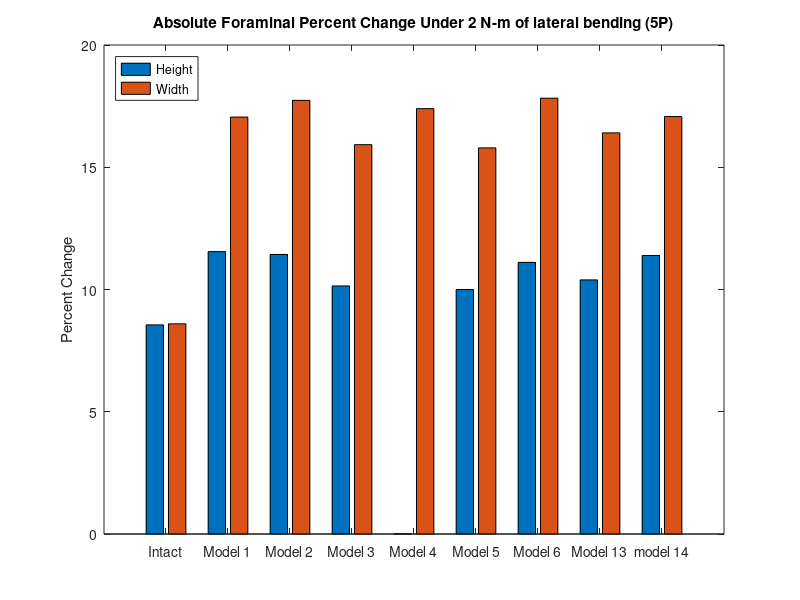
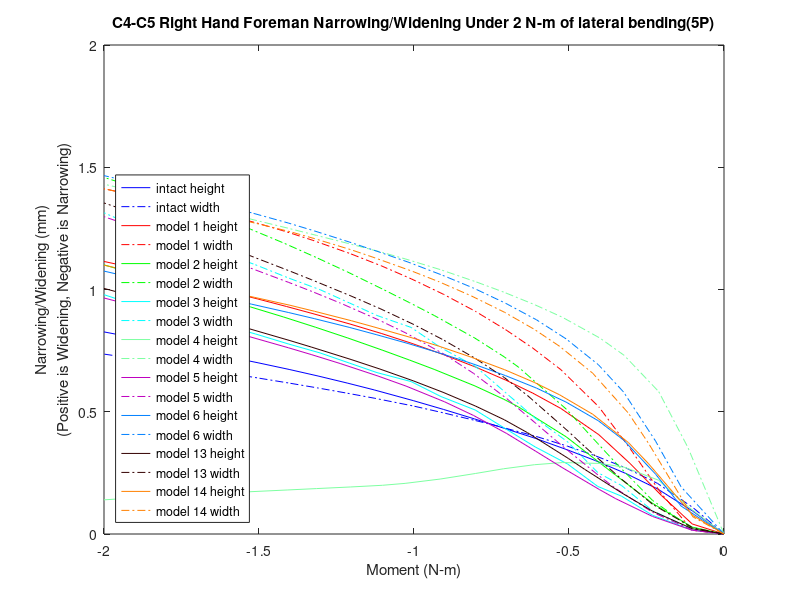

Reproduce these figures in MATLAB, in order.
%% foreman height and witdth narrowing/widening 
% for all models for the c5-c6 left hand side foreman under lateral bending (5P)
% 20212,40296,25651,42160
k=21;
zero1=[0 0 0 0 0 0 0 0 0 0 0 0 0 0 0 0 0 0 0 0 0];

mag15y=zero1;
mag15x=zero1;
width15=zero1;
height15=zero1;

mag14y=zero1;
mag14x=zero1;
width14=zero1;
height14=zero1;

mag13y=zero1;
mag13x=zero1;
width13=zero1;
height13=zero1;

mag6y=zero1;
mag6x=zero1;
width6=zero1;
height6=zero1;

mag5y=zero1;
mag5x=zero1;
width5=zero1;
height5=zero1;

mag4y=zero1;
mag4x=zero1;
width4=zero1;
height4=zero1;

mag3y=zero1;
mag3x=zero1;
width3=zero1;
height3=zero1;


mag2y=zero1;
mag2x=zero1;
width2=zero1;
height2=zero1;

mag1y=zero1;
mag1x=zero1;
width1=zero1;
height1=zero1;
% 20212,40296,25651,42160
%% model15_intact_TLC_5P
t15=[2 2.05 2.10719 2.15841 2.20749 2.25204 2.30359 2.36468 2.40251 2.45207 2.50137 2.56422 2.60772 2.65475 2.70141 2.75163 2.81747 2.85415 2.90465 2.96581 3 ];

% 20212
aa1=-10.8616+[0.237303 0.645569 1.10732 1.54552 1.98382 2.39664 2.87209 3.40502 3.72928 4.12287 4.459 4.77427 4.96122 5.14663 5.32208 5.49679 5.71039 5.82682 5.98255 6.16225 6.26055 ];
aa2=446.379+[0.413703 -0.296477 -0.524341 -0.428427 -0.15014 0.213622 0.702841 1.28842 1.65778 2.12376 2.53568 2.92142 3.13006 3.32623 3.49948 3.6751 3.89994 4.02581 4.19884 4.4059 4.52036];
aa3=-704.985+[-0.501412 -0.259452 -0.0469087 0.111671 0.244825 0.351574 0.458094 0.556839 0.608027 0.662943 0.709937 0.767817 0.80685 0.848328 0.888972 0.930684 0.982056 1.00923 1.04524 1.08545 1.10648];

% 40296
ab1=-12.2381+[0.123435 0.361 0.642345 0.916586 1.19519 1.46204 1.77375 2.12551 2.34097 2.60117 2.8211 3.02098 3.13832 3.25736 3.37072 3.48334 3.6203 3.695 3.79554 3.91144 3.9747];
ab2=446.122+[0.252332 -0.256139 -0.427299 -0.379895 -0.206514 0.0307231 0.353529 0.73885 0.983058 1.29074 1.5621 1.80766 1.93769 2.06453 2.17809 2.2941 2.44456 2.52985 2.64719 2.78735 2.86532];
ab3=-714.556+[-0.468917 -0.299893 -0.148595 -0.0210456 0.0954247 0.196109 0.303344 0.412592 0.473973 0.544084 0.605115 0.672241 0.715769 0.759394 0.802078 0.846125 0.900936 0.93028 0.968826 1.01204 1.03544];

% 25651
ac1=-9.36067+[0.270513 0.698386 1.18356 1.64254 2.09935 2.52788 3.02092 3.57143 3.90505 4.30732 4.6503 4.97156 5.16185 5.34905 5.52557 5.70133 5.91635 6.03356 6.19039 6.37144 6.47035];
ac2=443.597+[0.404337 -0.258137 -0.452092 -0.336711 -0.0466819 0.323938 0.81847 1.40777 1.77871 2.24435 2.65549 3.04022 3.24905 3.44503 3.61842 3.79423 4.01927 4.14517 4.31817 4.52509 4.63943];
ac3=-706.266+[-0.440591 -0.279071 -0.10856 0.035619 0.167518 0.279588 0.397032 0.510235 0.570025 0.63671 0.694142 0.761909 0.804913 0.849116 0.890842 0.933492 0.98625 1.01434 1.05181 1.09403 1.11607];

% 42160
ad1=-14.6392+[0.138744 0.411853 0.72643 1.02916 1.33519 1.62753 1.96783 2.35187 2.58639 2.87124 3.11207 3.33214 3.46172 3.59317 3.71873 3.84341 3.995 4.07773 4.18894 4.31697 4.38699];
ad2=448.856+[0.338222 -0.247361 -0.447059 -0.399217 -0.208271 0.0546971 0.413821 0.843579 1.11539 1.46042 1.76543 2.04386 2.19132 2.33455 2.46237 2.59293 2.76208 2.85787 2.98956 3.14676 3.23406];
ad3=-710.316+[-0.51616 -0.275955 -0.0877778 0.0551988 0.175458 0.273395 0.372317 0.46924 0.522092 0.579634 0.628269 0.682833 0.720314 0.75863 0.797303 0.836981 0.88562 0.91132 0.944656 0.981301 1.00111];

ya1=aa1-ab1;
ya2=aa2-ab2;
ya3=aa3-ab3;
xa1=ad1-ac1;
xa2=ad2-ac2;
xa3=ad3-ac3;
x15=[xa1',xa2',xa3'];
y15=[ya1',ya2',ya3'];

for n=1:k
    mag15x(n)=sqrt(x15(n,1)^2+x15(n,2)^2+x15(n,3)^2);
end
for n=1:k
    mag15y(n)=sqrt(y15(n,1)^2+y15(n,2)^2+y15(n,3)^2);
end
for n=1:k
    width15(n)=mag15x(1,1)-mag15x(1,n);
end
for n=1:k
    height15(n)=mag15y(1,1)-mag15y(1,n);
end

%% model1_slideslide_tether/S2_5P
t1=[2 2.05126 2.10091 2.15165 2.20195 2.26309 2.30825 2.35242 2.40115 2.45206 2.50453 2.55201 2.60315 2.66299 2.70555 2.75188 2.8058 2.85226 2.9048 2.95124 3];
% 20212
ae1=-10.8616+[-0.322039 -0.165789 0.0781981 0.410806 0.812012 1.3632 1.79186 2.21459 2.67207 3.13921 3.6064 4.01524 4.44273 4.92112 5.23568 5.53982 5.84466 6.06698 6.2884 6.46835 6.64411];
ae2=446.379+[1.21324 0.846398 0.506397 0.170873 -0.125269 -0.393531 -0.519136 -0.577993 -0.563275 -0.46369 -0.273864 -0.0336133 0.290204 0.736411 1.08264 1.4694 1.9077 2.2698 2.65878 2.97954 3.29369 ];
ae3=-704.985+[-0.790441 -0.87948 -0.66069 -0.410282 -0.188893 0.0339783 0.174882 0.296472 0.414393 0.523728 0.623431 0.702368 0.776819 0.853155 0.902669 0.953151 1.00707 1.04701 1.08613 1.11586 1.14369];

% 40296
af1=-12.2381+[-0.296706 -0.264046 -0.195681 -0.070622 0.122153 0.428312 0.684876 0.946903 1.23444 1.5319 1.83153 2.09382 2.37248 2.6861 2.89147 3.09115 3.28875 3.42984 3.56386 3.6734 3.78173];
af2=446.122+[0.803328 0.455701 0.231503 0.0388672 -0.137844 -0.326502 -0.42493 -0.476261 -0.475295 -0.415776 -0.292499 -0.133296 0.0869921 0.390935 0.625252 0.889113 1.1863 1.42702 1.68002 1.89463 2.10843];
af3=-714.556+[-0.751604 -0.865272 -0.743412 -0.595591 -0.456445 -0.290828 -0.173149 -0.0658828 0.0435315 0.150987 0.25462 0.342411 0.43052 0.52801 0.594269 0.661309 0.733292 0.78661 0.840133 0.88318 0.92481];

% 25651
ag1=-9.36067+[-0.292646 -0.128953 0.129529 0.478309 0.894854 1.46143 1.89938 2.33012 2.79493 3.26912 3.74251 4.15594 4.58786 5.07009 5.38723 5.6932 5.99943 6.22242 6.44393 6.62417 6.80059];
ag2=443.677+[1.15065 0.801021 0.492911 0.195346 -0.0642724 -0.294329 -0.396016 -0.434703 -0.401821 -0.28734 -0.0869042 0.158896 0.485138 0.929123 1.27133 1.65084 2.07908 2.43218 2.81094 3.12346 3.42998];
ag3=-706.563+[-0.648179 -0.762935 -0.587914 -0.387777 -0.212373 -0.0359001 0.0768166 0.175478 0.273402 0.367651 0.457914 0.533262 0.608479 0.691737 0.749552 0.812389 0.882532 0.936602 0.991278 1.03386 1.07405];

% 42160
ah1=-14.6392+[-0.323489 -0.26825 -0.176327 -0.0251912 0.192466 0.531048 0.812653 1.09858 1.41241 1.73645 2.06316 2.35018 2.65433 2.99724 3.22141 3.43902 3.65442 3.80805 3.95441 4.07414 4.19236];
ah2=448.856+[0.94052 0.539131 0.283891 0.0628047 -0.139521 -0.357938 -0.474358 -0.538489 -0.544333 -0.484557 -0.351997 -0.176455 0.0677993 0.408817 0.672918 0.971855 1.31002 1.58413 1.87242 2.11674 2.35995];
ah3=-710.316+[-0.858051 -0.922063 -0.766131 -0.585059 -0.415556 -0.213364 -0.0710907 0.0565966 0.183723 0.3045 0.41601 0.506013 0.591784 0.680237 0.736624 0.789668 0.84333 0.880431 0.915998 0.943483 0.969317];

xb1=ah1-ag1;
xb2=ah2-ag2;
xb3=ah3-ag3;
yb1=ae1-af1;
yb2=ae2-af2;
yb3=ae3-af3;
y1=[yb1',yb2',yb3'];
x1=[xb1',xb2',xb3'];

for n=1:k
    mag1x(n)=sqrt(x1(n,1)^2+x1(n,2)^2+x1(n,3)^2);
end
for n=1:k
    mag1y(n)=sqrt(y1(n,1)^2+y1(n,2)^2+y1(n,3)^2);
end
for n=1:k
    height1(n)=mag1y(1,1)-mag1y(1,n);
end
for n=1:k
    width1(n)=mag1x(1,1)-mag1x(1,n);
end
%% model2_SlideSlide_NoTether/S2_5P
t2=[2 2.05126 2.11533 2.17471 2.20404 2.25438 2.33159 2.3549 2.4016 2.46738 2.50746 2.55002 2.60679 2.65835 2.71084 2.76368 2.81124 2.86007 2.90407 2.95108 3];

% 20212
ai1=-10.8616+[-0.237609 -0.193265 -0.0887963 0.0612126 0.155431 0.356103 0.763457 0.903668 1.20736 1.67611 1.97762 2.30609 2.75121 3.15999 3.57741 3.99281 4.36119 4.73768 5.07134 5.41413 5.75136];
ai2=446.379+[1.42477 1.27489 1.04451 0.809414 0.689281 0.485744 0.200935 0.122114 -0.0227882 -0.186659 -0.262827 -0.318223 -0.348963 -0.336626 -0.278696 -0.164897 -0.0179814 0.158131 0.350459 0.584657 0.853576 ];
ai3=-704.985+[-0.908536 -0.946269 -0.79775 -0.608722 -0.50798 -0.33535 -0.0954958 -0.0291093 0.095801 0.257661 0.349982 0.442305 0.555942 0.650449 0.738607 0.818623 0.885039 0.949064 1.00514 1.06492 1.12539];

% 40296
aj1=-12.2381+[-0.2408 -0.247864 -0.268056 -0.267446 -0.254527 -0.201078 -0.0214373 0.0506426 0.218127 0.495877 0.680541 0.884709 1.16438 1.4244 1.69397 1.96434 2.20499 2.45315 2.67518 2.90333 3.12729];
aj2=446.122+[0.873877 0.752996 0.60399 0.477056 0.413707 0.30405 0.119079 0.0609542 -0.0517062 -0.190102 -0.258244 -0.311695 -0.35012 -0.355798 -0.325907 -0.253231 -0.155945 -0.0368026 0.0971684 0.259247 0.443336];
aj3=-714.556+[-0.83035 -0.89148 -0.828637 -0.738486 -0.685106 -0.590046 -0.432289 -0.383089 -0.283816 -0.145352 -0.0622606 0.0231839 0.131978 0.226589 0.317908 0.404667 0.48016 0.555414 0.621871 0.693025 0.765488];

% 25651
ak1=-9.36067+[-0.206337 -0.160607 -0.0467705 0.115288 0.216146 0.428671 0.853045 0.998039 1.31066 1.79081 2.09854 2.43303 2.88532 3.29992 3.722 4.14042 4.51057 4.88828 5.22185 5.56377 5.89977];
ak2=443.677+[1.3488 1.20723 0.997782 0.788541 0.682582 0.504401 0.256213 0.18793 0.0634973 -0.0734515 -0.133913 -0.173493 -0.184639 -0.156151 -0.0841496 0.0405105 0.194698 0.376904 0.572356 0.807512 1.07536];
ak3=-706.563+[-0.738806 -0.791569 -0.673413 -0.519867 -0.437886 -0.297849 -0.103122 -0.0494283 0.0510215 0.181436 0.255524 0.329634 0.420969 0.497427 0.5698 0.637309 0.695233 0.75193 0.803626 0.861301 0.922132];

% 42160
al1=-14.6392+[-0.261043 -0.257276 -0.260766 -0.242789 -0.220609 -0.151462 0.0551225 0.135824 0.321645 0.626395 0.828229 1.05116 1.3563 1.63974 1.9334 2.22887 2.49225 2.76362 3.00637 3.25572 3.50021];
al2=448.856+[1.02138 0.879984 0.711211 0.567713 0.495757 0.37163 0.161999 0.0955689 -0.0341948 -0.19537 -0.276083 -0.340759 -0.390443 -0.402931 -0.375676 -0.299629 -0.194955 -0.0661566 0.0803209 0.259432 0.463968 ];
al3=-710.316+[-0.940231 -0.980832 -0.894825 -0.783596 -0.719198 -0.605594 -0.416567 -0.357209 -0.236911 -0.0695015 0.0305503 0.132764 0.261595 0.372221 0.477149 0.574133 0.656074 0.73647 0.805001 0.875549 0.944787];

xc1=al1-ak1;
xc2=al2-ak2;
xc3=al3-ak3;
yd1=ai1-aj1;
yd2=ai2-aj2;
yd3=ai3-aj3;
y2=[yd1',yd2',yd3'];
x2=[xc1',xc2',xc3'];

for n=1:k
    mag2x(n)=sqrt(x2(n,1)^2+x2(n,2)^2+x2(n,3)^2);
end
for n=1:k
    mag2y(n)=sqrt(y2(n,1)^2+y2(n,2)^2+y2(n,3)^2);
end
for n=1:k
    height2(n)=mag2y(1,1)-mag2y(1,n);
end
for n=1:k
    width2(n)=mag2x(1,1)-mag2x(1,n);
end

%% model3_APSlide_Tether/S2_5P
t3=[2 2.05126 2.11533 2.16533 2.20361 2.25215 2.30482 2.35211 2.4011 2.4565 2.50468 2.55973 2.60432 2.65144 2.70196 2.75595 2.80367 2.85248 2.91084 2.96199 3];
% 20212
am1=-10.8616+[0.090966 0.104096 0.130136 0.168642 0.191584 0.259073 0.326252 0.419897 0.557867 0.69823 0.912803 1.07627 1.27574 1.51794 1.75759 2.06171 2.31868 2.61937 3.02715 3.1701 3.46962 ];
am2=446.379+[0.899489 0.859903 0.778886 0.678783 0.627545 0.500012 0.397297 0.282714 0.146902 0.0367254 -0.0992392 -0.183707 -0.273563 -0.365122 -0.43849 -0.510527 -0.555247 -0.586245 -0.595657 -0.591866 -0.568434];
am3=-704.985+[-0.86313 -0.84767 -0.771637 -0.668588 -0.61491 -0.48333 -0.379851 -0.269533 -0.143461 -0.0442714 0.0769998 0.154807 0.240334 0.333532 0.416887 0.513125 0.587311 0.666449 0.763737 0.796032 0.860374];
% 40296
an1=-12.2381+[-0.0539516 -0.0618996 -0.0988962 -0.141435 -0.16065 -0.197664 -0.216054 -0.218547 -0.196506 -0.152925 -0.0646354 0.0135153 0.115259 0.246 0.381412 0.559626 0.715196 0.902014 1.16051 1.2518 1.44417];
an2=446.122+[0.432532 0.410463 0.381244 0.350428 0.334703 0.291474 0.252203 0.202602 0.129803 0.058745 -0.0429926 -0.113427 -0.192487 -0.277839 -0.349856 -0.425069 -0.474857 -0.51581 -0.544241 -0.548484 -0.544413];
an3=-714.556+[-0.79231 -0.791296 -0.769976 -0.73693 -0.718287 -0.665125 -0.619954 -0.567874 -0.497992 -0.435136 -0.348479 -0.288253 -0.218923 -0.139736 -0.0659577 0.0224045 0.0917822 0.168305 0.266081 0.299118 0.365953];
% 25651
ao1=-9.36067+[0.130737 0.142465 0.169387 0.211481 0.236774 0.311256 0.384768 0.486103 0.633509 0.781547 1.00589 1.17573 1.38212 1.63174 1.87792 2.18945 2.45189 2.75796 3.17161 3.31629 3.61883 ];
ao2=443.677+[0.851766 0.814508 0.741625 0.653437 0.608729 0.497981 0.409251 0.310501 0.193421 0.0983467 -0.0187993 -0.0911601 -0.167493 -0.244027 -0.303691 -0.359622 -0.391821 -0.409453 -0.40252 -0.393348 -0.359363 ];
ao3=-706.563+[-0.739154 -0.729615 -0.668047 -0.583359 -0.539176 -0.430565 -0.345265 -0.254549 -0.150812 -0.0691491 0.0310306 0.0956398 0.166517 0.243495 0.312116 0.391141 0.451934 0.516607 0.595882 0.622127 0.674398];
% 42160
ap1=-14.6392+[-0.0493544 -0.0528663 -0.0812485 -0.114438 -0.129233 -0.155392 -0.165905 -0.159768 -0.126315 -0.072368 0.0304359 0.118846 0.232825 0.378154 0.527688 0.723509 0.893592 1.09735 1.37919 1.47872 1.6885];
ap2=448.856+[0.511745 0.486858 0.455118 0.42176 0.4046 0.356828 0.313453 0.258812 0.177838 0.0981526 -0.0167046 -0.0964205 -0.186167 -0.283519 -0.366182 -0.453246 -0.511592 -0.560989 -0.5979 -0.604488 -0.60399];
ap3=-710.316+[-0.841263 -0.835696 -0.80766 -0.76755 -0.745442 -0.683107 -0.630707 -0.570403 -0.488794 -0.414614 -0.311572 -0.239873 -0.157206 -0.0627291 0.0251199 0.129976 0.212084 0.302413 0.417076 0.455625 0.533172 ];

xe1=ap1-ao1;
xe2=ap2-ao2;
xe3=ap3-ao3;
yf1=am1-an1;
yf2=am2-an2;
yf3=am3-an3;
y3=[yf1',yf2',yf3'];
x3=[xe1',xe2',xe3'];

for n=1:k
    mag3x(n)=sqrt(x3(n,1)^2+x3(n,2)^2+x3(n,3)^2);
end
for n=1:k
    mag3y(n)=sqrt(y3(n,1)^2+y3(n,2)^2+y3(n,3)^2);
end
for n=1:k
    height3(n)=mag3y(1,1)-mag3y(1,n);
end
for n=1:k
    width3(n)=mag3x(1,1)-mag3x(1,n);
end


%% model4_APSlide_NoTether/S2_5P
t4=[2 2.05816 2.1053 2.16112 2.20014 2.26066 2.3058 2.3555 2.40111 2.45779 2.5144 2.55097 2.6021 2.65706 2.70343 2.76727 2.80028 2.85535 2.90823 2.95284 3];
% 20212
aq1=-10.8616+[-0.401806 0.705927 1.2661 1.8427 2.23542 2.85034 3.31173 3.79215 4.20818 4.64197 4.97609 5.14928 5.36572 5.58184 5.75525 5.97964 6.0939 6.28133 6.45763 6.6022 6.75212];
aq2=446.379+[1.11968 -0.412459 -0.80117 -0.793354 -0.591649 -0.074039 0.396229 0.917497 1.38835 1.92589 2.36122 2.57682 2.83074 3.07065 3.26514 3.52856 3.66597 3.8953 4.11292 4.29632 4.4881];
aq3=704.985+[0.123842 -0.42807 -0.159158 0.0511561 0.170461 0.326519 0.423394 0.509105 0.572107 0.633105 0.685466 0.717606 0.761873 0.808037 0.845716 0.895482 0.919821 0.95879 0.993851 1.0209 1.04667];
% 40296
ar1=-12.2381+[-0.211763 0.220666 0.514263 0.839501 1.07161 1.45329 1.7493 2.05898 2.32872 2.6071 2.81587 2.92101 3.05441 3.18639 3.29184 3.4265 3.4948 3.60649 3.71182 3.79757 3.88549];
ar2=446.122+[0.668103 -0.408182 -0.616243 -0.602674 -0.471619 -0.124876 0.191492 0.540904 0.855091 1.21653 1.50411 1.64397 1.81191 1.97064 2.10049 2.27632 2.36763 2.52146 2.66921 2.79316 2.9209];
ar3=-714.556+[0.114342 -0.548952 -0.38755 -0.230311 -0.126071 0.0268726 0.132962 0.235643 0.318467 0.402624 0.473086 0.513268 0.564652 0.617719 0.661288 0.718987 0.747649 0.793654 0.836344 0.870501 0.904326];
% 25651
as1=-9.36067+[-0.36511 0.766852 1.34541 1.93766 2.34005 2.96929 3.43998 3.92936 4.35261 4.79271 5.13252 5.3086 5.52719 5.74517 5.91989 6.14572 6.2604 6.44805 6.62451 6.76936 6.91959];
as2=443.677+[1.04913 -0.365597 -0.70379 -0.668113 -0.457936 0.0636526 0.532395 1.05054 1.51756 2.04852 2.47819 2.69123 2.94191 3.17928 3.37169 3.63207 3.7677 3.99389 4.20856 4.38944 4.57851];
as3=-706.563+[0.290135 -0.44961 -0.244023 -0.0617273 0.053886 0.217571 0.325745 0.425017 0.501121 0.5788 0.645999 0.685251 0.737067 0.789391 0.831929 0.88825 0.915942 0.960217 1.00023 1.03167 1.06221];
% 42160
at1=-14.6392+[-0.24874 0.273655 0.600463 0.959449 1.21458 1.63108 1.9533 2.29077 2.58465 2.8892 3.11744 3.23277 3.37915 3.52433 3.64039 3.78863 3.86381 3.9867 4.10255 4.19669 4.29313 ];
at2=448.856+[0.825379 -0.456509 -0.700028 -0.68981 -0.543894 -0.157489 0.196068 0.587479 0.940445 1.34944 1.67688 1.83693 2.02854 2.20942 2.35732 2.55732 2.66103 2.83546 3.00284 3.14322 3.28789];
at3=-710.316+[-0.0104733 -0.488259 -0.28678 -0.109365 -0.00203136 0.144541 0.240737 0.330728 0.400528 0.466312 0.519588 0.55101 0.592491 0.636633 0.672715 0.719893 0.743038 0.779621 0.81311 0.839236 0.864621];

xg1=at1-as1;
xg2=at2-as2;
xg3=at3-as3;
yh1=aq1-ar1;
yh2=aq2-ar2;
yh3=aq3-ar3;
y4=[yh1',yh2',yh3'];
x4=[xg1',xg2',xg3'];

for n=1:k
    mag4x(n)=sqrt(x4(n,1)^2+x4(n,2)^2+x4(n,3)^2);
end
for n=1:k
    mag4y(n)=sqrt(y4(n,1)^2+y4(n,2)^2+y4(n,3)^2);
end
for n=1:k
    height4(n)=mag4y(1,1)-mag4y(1,n);
end
for n=1:k
    width4(n)=mag4x(1,1)-mag4x(1,n);
end

%% model5_LatSlide_Tether/S2_5P
t5=[2 2.05126 2.11533 2.17471 2.20107 2.25991 2.30337 2.35035 2.40415 2.45064 2.51269 2.558 2.61911 2.66482 2.70279 2.77248 2.82013 2.86034 2.91837 2.95368 3 ];
% 20212
au1=-10.8616+[0.0660434 0.0769472 0.10008 0.135971 0.157685 0.221927 0.286234 0.376016 0.504154 0.639354 0.851614 1.02845 1.28866 1.49905 1.68385 2.04388 2.30406 2.53093 2.86846 3.07831 3.35823];
au2=446.379+[0.900609 0.862293 0.784303 0.688186 0.639024 0.516618 0.417508 0.306552 0.178517 0.0699911 -0.0676138 -0.160311 -0.275146 -0.352191 -0.40867 -0.49385 -0.536082 -0.560537 -0.575411 -0.57312 -0.554763];
au3=-704.985+[-0.858817 -0.843372 -0.769475 -0.669828 -0.617753 -0.48911 -0.387576 -0.278203 -0.1568 -0.057488 0.0675674 0.15425 0.266406 0.347421 0.412771 0.528404 0.603557 0.664353 0.747783 0.796566 0.858001];
% 40296
av1=-12.2381+[-0.0560071 -0.0625134 -0.0973116 -0.137405 -0.155683 -0.191651 -0.209876 -0.213752 -0.195 -0.154657 -0.0699903 0.0133894 0.146435 0.260502 0.364476 0.574672 0.732433 0.872817 1.08523 1.21859 1.3976];
av2=446.122+[0.402313 0.381058 0.35498 0.327331 0.313095 0.273635 0.236241 0.188921 0.122219 0.0544529 -0.045216 -0.120625 -0.220229 -0.291157 -0.345812 -0.433909 -0.481442 -0.512872 -0.542246 -0.55094 -0.549849];
av3=-714.556+[-0.792025 -0.790604 -0.768724 -0.734876 -0.716113 -0.663716 -0.618893 -0.568187 -0.502351 -0.440824 -0.353957 -0.288069 -0.197885 -0.1295 -0.0724073 0.0322434 0.101945 0.159961 0.241926 0.291 0.35383];
% 25651
aw1=-9.36067+[0.107468 0.116833 0.140437 0.179446 0.203278 0.273947 0.344229 0.441322 0.578314 0.721085 0.943219 1.12705 1.39619 1.61293 1.80278 2.17153 2.43709 2.66803 3.01065 3.2231 3.50591];
aw2=443.677+[0.85269 0.816554 0.746247 0.661487 0.618589 0.512443 0.426927 0.331492 0.221354 0.127859 0.00953901 -0.0697347 -0.16685 -0.230841 -0.276641 -0.342655 -0.372346 -0.386617 -0.387553 -0.377202 -0.348813 ];
aw3=-706.563+[-0.73196 -0.722321 -0.662618 -0.580946 -0.538203 -0.432287 -0.348674 -0.2588 -0.158933 -0.077198 0.026014 0.0979643 0.190792 0.257645 0.311451 0.406472 0.468122 0.517855 0.585909 0.625613 0.67553];
% 42160
ax1=-14.6392+[-0.0511071 -0.0531415 -0.0792875 -0.109906 -0.123759 -0.148981 -0.159307 -0.154711 -0.125106 -0.0745853 0.0246096 0.119192 0.268163 0.394832 0.509684 0.740655 0.913043 1.06619 1.29772 1.44317 1.63836];
ax2=448.856+[0.478028 0.454124 0.426046 0.396294 0.380812 0.337303 0.295871 0.243746 0.169693 0.0937878 -0.018545 -0.103858 -0.216915 -0.297913 -0.360668 -0.462662 -0.518575 -0.556385 -0.593342 -0.605725 -0.608187];
ax3=-710.316+[-0.838366 -0.832484 -0.804231 -0.763549 -0.741448 -0.680274 -0.628259 -0.569566 -0.492829 -0.420387 -0.317405 -0.239129 -0.131876 -0.050481 0.0173932 0.141466 0.223848 0.292285 0.388518 0.445843 0.518798];

xi1=ax1-aw1;
xi2=ax2-aw2;
xi3=ax3-aw3;
yj1=au1-av1;
yj2=au2-av2;
yj3=au3-av3;
y5=[yj1',yj2',yj3'];
x5=[xi1',xi2',xi3'];

for n=1:k
    mag5x(n)=sqrt(x5(n,1)^2+x5(n,2)^2+x5(n,3)^2);
end
for n=1:k
    mag5y(n)=sqrt(y5(n,1)^2+y5(n,2)^2+y5(n,3)^2);
end
for n=1:k
    height5(n)=mag5y(1,1)-mag5y(1,n);
end
for n=1:k
    width5(n)=mag5x(1,1)-mag5x(1,n);
end


%% model6_LatSlide_NoTether/S2_5P
t6=[2 2.06926 2.11039 2.16205 2.20253 2.25469 2.30237 2.35235 2.40447 2.45402 2.50951 2.55995 2.60457 2.66104 2.70282 2.76219 2.80057 2.85371 2.90136 2.95138 3];
% 20212
ay1=-10.8616+[-0.401788 0.207996 0.64173 1.20552 1.6386 2.16658 2.6249 3.09682 3.57998 4.02847 4.50886 4.90247 5.19755 5.49188 5.68047 5.91726 6.05921 6.24661 6.4105 6.57806 6.73673];
ay2=446.379+[1.12007 0.259788 -0.148321 -0.508909 -0.656497 -0.671201 -0.541156 -0.28253 0.0948561 0.524349 1.05948 1.56285 1.98137 2.43722 2.72112 3.06447 3.26803 3.52865 3.748 3.97067 4.18552];
ay3=-704.985+[0.122619 -0.635024 -0.371058 -0.111814 0.046428 0.209993 0.334209 0.447815 0.550331 0.631289 0.705127 0.758015 0.799899 0.843125 0.873053 0.915835 0.942732 0.977792 1.00796 1.03834 1.06594];
% 40296
az1=-12.2381+[-0.211769 -0.0829505 0.125237 0.428312 0.678319 0.994465 1.27771 1.5758 1.88439 2.17381 2.48451 2.74029 2.92708 3.10861 3.2228 3.36681 3.45214 3.56413 3.66244 3.76234 3.85547 ];
az2=446.122+[0.66834 0.0113813 -0.236247 -0.452147 -0.551361 -0.569258 -0.484596 -0.312308 -0.0559123 0.23433 0.597236 0.940987 1.22284 1.53369 1.72866 1.96706 2.1083 2.28846 2.44002 2.59307 2.73694];
az3=-714.556+[0.113813 -0.701168 -0.535692 -0.368988 -0.250427 -0.11331 -0.00089719 0.111091 0.220521 0.31592 0.412689 0.48907 0.551119 0.614559 0.657189 0.713872 0.748825 0.79435 0.833565 0.873235 0.909799];
% 25651
ba1=-9.36067+[-0.365092 0.260869 0.710594 1.2917 1.73521 2.27418 2.74119 3.22171 3.71263 4.16796 4.65521 5.05365 5.35324 5.65107 5.84158 6.08052 6.22367 6.41235 6.57699 6.74518 6.90419];
ba2=443.677+[1.04957 0.257431 -0.107346 -0.421365 -0.542001 -0.532789 -0.388737 -0.121514 0.259341 0.687946 1.21852 1.71438 2.12553 2.57098 2.84874 3.18551 3.38536 3.64142 3.85715 4.07632 4.28763];
ba3=-706.563+[0.28882 -0.579963 -0.374526 -0.174073 -0.0478677 0.0898191 0.201386 0.310434 0.415215 0.504017 0.591265 0.660176 0.717751 0.780457 0.82188 0.877194 0.911168 0.954745 0.991409 1.02803 1.06173];
% 42160
bb1=-14.6392+[-0.248732 -0.0579431 0.180848 0.516942 0.792252 1.1395 1.44916 1.77388 2.11041 2.42584 2.76474 3.04376 3.247 3.44467 3.56948 3.7272 3.82073 3.94359 4.05153 4.16114 4.26337];
bb2=448.856+[0.825649 0.0301473 -0.255655 -0.506578 -0.623574 -0.649826 -0.559883 -0.371269 -0.0868709 0.237545 0.645764 1.03466 1.35545 1.71029 1.93261 2.20402 2.36469 2.56949 2.74148 2.91499 3.07799];
bb3=-710.316+[-0.0110182 -0.698686 -0.491704 -0.284867 -0.141684 0.0169909 0.139856 0.255474 0.361739 0.448788 0.530734 0.589269 0.633634 0.675347 0.704405 0.744826 0.770103 0.803381 0.832581 0.862097 0.889046];

xk1=bb1-ba1;
xk2=bb2-ba2;
xk3=bb3-ba3;
yl1=ay1-az1;
yl2=ay2-az2;
yl3=ay3-az3;
y6=[yl1',yl2',yl3'];
x6=[xk1',xk2',xk3'];

for n=1:k
    mag6x(n)=sqrt(x6(n,1)^2+x6(n,2)^2+x6(n,3)^2);
end
for n=1:k
    mag6y(n)=sqrt(y6(n,1)^2+y6(n,2)^2+y6(n,3)^2);
end
for n=1:k
    height6(n)=mag6y(1,1)-mag6y(1,n);
end
for n=1:k
    width6(n)=mag6x(1,1)-mag6x(1,n);
end


%% model13_Fixed_Tether_S2_5P
t13=[2 2.05126 2.11533 2.16533 2.2247 2.25107 2.31707 2.35451 2.40116 2.45302 2.50151 2.55488 2.60159 2.66574 2.70148 2.76497 2.80618 2.85814 2.90512 2.97561 3];
% 20212
bc1=-10.8616+[0.14562 0.163179 0.206504 0.264083 0.353213 0.402339 0.557441 0.662499 0.816719 1.01283 1.21876 1.46723 1.70189 2.04872 2.25133 2.6251 2.87412 3.19523 3.49192 3.94515 4.10327];
bc2=446.379+[1.07675 1.02405 0.92132 0.81871 0.683693 0.619272 0.452441 0.356965 0.241407 0.119591 0.0128901 -0.0930258 -0.173288 -0.260715 -0.297879 -0.335685 -0.346397 -0.337697 -0.305825 -0.215535 -0.174401];
bc3=-704.985+[-0.585003 -0.563132 -0.471778 -0.371027 -0.239242 -0.178518 -0.0258957 0.0580031 0.157732 0.263714 0.358338 0.457888 0.541642 0.652224 0.711536 0.812267 0.875192 0.950154 1.01412 1.1043 1.13407];
% 40296
bd1=-12.2381+[0.00596392 -0.00202293 -0.0327864 -0.0552893 -0.0737004 -0.0763626 -0.0588637 -0.0341256 0.0186066 0.099701 0.197085 0.325173 0.453814 0.654573 0.774887 1.00102 1.15315 1.35292 1.54058 1.83025 1.93193];
bd2=446.122+[0.498484 0.469304 0.435087 0.404959 0.3631 0.340719 0.268701 0.217583 0.144127 0.0560761 -0.0283068 -0.118833 -0.19261 -0.277179 -0.315514 -0.362237 -0.38186 -0.388566 -0.375336 -0.322645 -0.297197 ];
bd3=-714.556+[-0.522187 -0.520275 -0.495236 -0.462518 -0.414903 -0.392275 -0.325115 -0.280614 -0.218389 -0.144884 -0.0740967 0.00524487 0.0755572 0.172518 0.226454 0.321589 0.382732 0.45732 0.522888 0.618051 0.650474];
% 25651
be1=-9.36067+[0.185688 0.201951 0.24686 0.308551 0.404408 0.457272 0.622875 0.734221 0.896189 1.10067 1.31407 1.5703 1.81146 2.16641 2.37318 2.75358 3.00632 3.33128 3.63051 4.08616 4.24484 ];
be2=443.677+[1.01382 0.964108 0.87154 0.781321 0.66368 0.607844 0.463667 0.381193 0.281447 0.17661 0.0852414 -0.00440525 -0.0708934 -0.1399 -0.166998 -0.187736 -0.187765 -0.166689 -0.124716 -0.0210477 0.024263];
be3=-706.563+[-0.430726 -0.416138 -0.342825 -0.261251 -0.154551 -0.105503 0.0176476 0.0853393 0.165855 0.251725 0.328519 0.409403 0.47759 0.567287 0.615163 0.696453 0.747042 0.807473 0.85915 0.932297 0.956608];
% 42160
bf1=-14.6392+[0.0086072 0.00537656 -0.0160391 -0.0298295 -0.0370811 -0.0350435 -0.00475831 0.0279811 0.0920287 0.186846 0.297773 0.441382 0.584111 0.805202 0.937353 1.1857 1.35286 1.57222 1.77803 2.09534 2.2067];
bf2=448.856+[0.623689 0.591221 0.553911 0.520514 0.473892 0.449032 0.368432 0.310531 0.227143 0.12733 0.0314729 -0.0717762 -0.156551 -0.255036 -0.300451 -0.357732 -0.383151 -0.395352 -0.385282 -0.333764 -0.307876];
bf3=-710.316+[-0.603201 -0.596197 -0.563607 -0.523656 -0.466395 -0.439365 -0.359057 -0.305447 -0.230233 -0.141333 -0.0555869 0.0404614 0.125419 0.242028 0.306656 0.419921 0.492351 0.580218 0.656767 0.766195 0.803025];

xm1=bf1-be1;
xm2=bf2-be2;
xm3=bf3-be3;
yn1=bc1-bd1;
yn2=bc2-bd2;
yn3=bc3-bd3;
y13=[yn1',yn2',yn3'];
x13=[xm1',xm2',xm3'];

for n=1:k
    mag13x(n)=sqrt(x13(n,1)^2+x13(n,2)^2+x13(n,3)^2);
end
for n=1:k
    mag13y(n)=sqrt(y13(n,1)^2+y13(n,2)^2+y13(n,3)^2);
end
for n=1:k
    height13(n)=mag13y(1,1)-mag13y(1,n);
end
for n=1:k
    width13(n)=mag13x(1,1)-mag13x(1,n);
end


%% model14_Fixed_NoTether/S2_5P
t14=[2 2.05026 2.12154 2.15397 2.21175 2.26507 2.30594 2.35377 2.40753 2.45988 2.50332 2.56615 2.60113 2.66023 2.70008 2.7573 2.80337 2.85729 2.91233 2.96086 3];
% 20212
bg1=-10.8616+[-0.290584 0.0216678 0.624785 0.925041 1.4705 1.97414 2.34875 2.77565 3.24431 3.69483 4.06453 4.5922 4.8793 5.32423 5.57304 5.85497 6.04597 6.24275 6.4271 6.58343 6.70689];
bg2=446.379+[1.36888 0.843886 0.241498 0.0287693 -0.245787 -0.363002 -0.358797 -0.258524 -0.0269463 0.281043 0.592713 1.11011 1.42952 1.98363 2.34012 2.80073 3.12158 3.44762 3.74051 3.97747 4.15823];
bg3=-704.985+[-0.492421 -0.544743 -0.154014 -0.00040768 0.224546 0.389456 0.496097 0.605039 0.709998 0.798616 0.8603 0.933506 0.967394 1.01409 1.04201 1.07623 1.10032 1.12745 1.15331 1.17467 1.19101];
% 40296
bh1=-12.2381+[-0.262043 -0.14277 0.13082 0.282345 0.58127 0.876298 1.10196 1.36387 1.65771 1.94405 2.18131 2.52349 2.71131 3.00299 3.16291 3.34403 3.46406 3.58452 3.6953 3.78859 3.86024];
bh2=446.122+[0.846901 0.380824 0.0346031 -0.0875946 -0.266187 -0.353899 -0.356992 -0.295853 -0.142151 0.0650787 0.276599 0.628707 0.849299 1.23079 1.47248 1.79079 2.01412 2.2409 2.44377 2.60688 2.72812];
bh3=-714.556+[-0.447652 -0.552333 -0.334001 -0.242904 -0.0866952 0.0458214 0.138371 0.239526 0.344374 0.440294 0.514 0.612726 0.663584 0.741709 0.789197 0.845253 0.883665 0.924824 0.963367 0.994953 1.01894 ];
% 25651
bi1=-9.36067+[-0.2566 0.062668 0.689029 0.999333 1.55994 2.07456 2.45608 2.8901 3.36649 3.82402 4.19863 4.73352 5.0235 5.47264 5.72484 6.00953 6.20216 6.40069 6.58654 6.74384 6.86784];
bi2=443.677+[1.29559 0.793442 0.252746 0.0660937 -0.169513 -0.259206 -0.239119 -0.12541 0.115834 0.429202 0.742252 1.25876 1.57537 2.12202 2.47245 2.92291 3.23676 3.55609 3.84348 4.07628 4.25398];
bi3=-706.563+[-0.323524 -0.413657 -0.111084 0.00796113 0.183672 0.315576 0.404268 0.499518 0.597289 0.684563 0.748914 0.830474 0.871435 0.933711 0.974339 1.02715 1.06386 1.1034 1.13957 1.16861 1.19047];
% 42160
bk1=-14.6392+[-0.294117 -0.14205 0.174396 0.344259 0.675857 1.00133 1.2498 1.53755 1.85885 2.17159 2.43122 2.80474 3.01037 3.32958 3.50399 3.70179 3.83306 3.96508 4.08674 4.18922 4.26796 ];
bk2=448.856+[1.02023 0.491676 0.0927792 -0.0482587 -0.25686 -0.362768 -0.371526 -0.308251 -0.141612 0.0859358 0.32034 0.71167 0.958315 1.38689 1.66045 2.02117 2.27407 2.53075 2.76015 2.94433 3.08106];
bk3=-710.316+[-0.582165 -0.624731 -0.346561 -0.232742 -0.0389821 0.121613 0.229833 0.343148 0.453957 0.550359 0.620653 0.709523 0.752023 0.812174 0.845069 0.879953 0.903052 0.928508 0.953156 0.973782 0.989746];

xo1=bk1-bi1;
xo2=bk2-bi2;
xo3=bk3-bi3;
yp1=bg1-bh1;
yp2=bg2-bh2;
yp3=bg3-bh3;
x14=[xo1',xo2',xo3'];
y14=[yp1',yp2',yp3'];

for n=1:k
    mag14x(n)=sqrt(x14(n,1)^2+x14(n,2)^2+x14(n,3)^2);
end
for n=1:k
    mag14y(n)=sqrt(y14(n,1)^2+y14(n,2)^2+y14(n,3)^2);
end
for n=1:k
    height14(n)=mag14y(1,1)-mag14y(1,n);
end
for n=1:k
    width14(n)=mag14x(1,1)-mag14x(1,n);
end

%% Percent change
% bar plot
figure(1)
pc15x=(mag15x(21)/mag15x(1)*100)-100;
pc15y=(mag15y(21)/mag15y(1)*100)-100;
pc15=[pc15y,pc15x];

pc1x=(mag1x(21)/mag1x(1)*100)-100;
pc1y=(mag1y(21)/mag1y(1)*100)-100;
pc1=[pc1y,pc1x];

pc2x=(mag2x(21)/mag2x(1)*100)-100;
pc2y=(mag2y(21)/mag2y(1)*100)-100;
pc2=[pc2y,pc2x];

pc3x=(mag3x(21)/mag3x(1)*100)-100;
pc3y=(mag3y(21)/mag3y(1)*100)-100;
pc3=[pc3y,pc3x];

pc4x=(mag4x(21)/mag4x(1)*100)-100;
pc4y=(mag4y(21)/mag4y(1)*100)-100;
pc4=[pc4y,pc4x];

pc5x=(mag5x(21)/mag5x(1)*100)-100;
pc5y=(mag5y(21)/mag5y(1)*100)-100;
pc5=[pc5y,pc5x];

pc6x=(mag6x(21)/mag6x(1)*100)-100;
pc6y=(mag6y(21)/mag6y(1)*100)-100;
pc6=[pc6y,pc6x];

pc13x=(mag13x(21)/mag13x(1)*100)-100;
pc13y=(mag13y(21)/mag13y(1)*100)-100;
pc13=[pc13y,pc13x];


pc14x=(mag14x(21)/mag14x(1)*100)-100;
pc14y=(mag14y(21)/mag14y(1)*100)-100;
pc14=[pc14y,pc14x];

PC=[pc15;pc1;pc2;pc3;pc4;pc5;pc6;pc13;pc14];
bar(PC)
xticklabels({'Intact','Model 1','Model 2', 'Model 3','Model 4','Model 5','Model 6','Model 13','model 14'})
ylabel('Percent Change')
legend('Height','Width','location','northwest')
title('Absolute Foraminal Percent Change Under 2 N-m of lateral bending (5P)')

%% figures
figure(2)

plot((t15-2)*(-2),-1*height15,'b')
hold on
plot((t15-2)*(-2),-1*width15,'-.b')
hold on

plot((t1-2)*(-2),-1*height1,'r')
hold on
plot((t1-2)*(-2),-1*width1,'-.r')
hold on

plot((t2-2)*(-2),-1*height2,'g')
hold on
plot((t2-2)*(-2),-1*width2,'-.g')
hold on

plot((t3-2)*(-2),-1*height3,'c')
hold on
plot((t3-2)*(-2),-1*width3,'-.c')
hold on

plot((t4-2)*(-2),-1*height4,'color',[.49 1 .63])
hold on
plot((t4-2)*(-2),-1*width4,'-.','color',[.49 1 .63])
hold on

plot((t5-2)*(-2),-1*height5,'color',[0.75, 0, 0.75])
hold on
plot((t5-2)*(-2),-1*width5,'-.','color',[0.75, 0, 0.75])
hold on

plot((t6-2)*(-2),-1*height6,'color',[0 0.5 1])
hold on
plot((t6-2)*(-2),-1*width6,'-.','color',[0 0.5 1])
hold on

plot((t13-2)*(-2),-1*height13,'color',[0.2 0 0])
hold on
plot((t13-2)*(-2),-1*width13,'-.','color',[0.2 0 0])
hold on

plot((t14-2)*(-2),-1*height14,'color',[1 .5 0])
hold on
plot((t14-2)*(-2),-1*width14,'-.','color',[1 .5 0])
hold on

xlabel('Moment (N-m)')
ylabel({'Narrowing/Widening (mm)';'(Positive is Widening, Negative is Narrowing)'})
title('C4-C5 Right Hand Foreman Narrowing/Widening Under 2 N-m of lateral bending(5P)')
legend('intact height','intact width','model 1 height', 'model 1 width','model 2 height','model 2 width','model 3 height', 'model 3 width','model 4 height','model 4 width','model 5 height','model 5 width','model 6 height','model 6 width','model 13 height','model 13 width','model 14 height','model 14 width','location','southwest')
